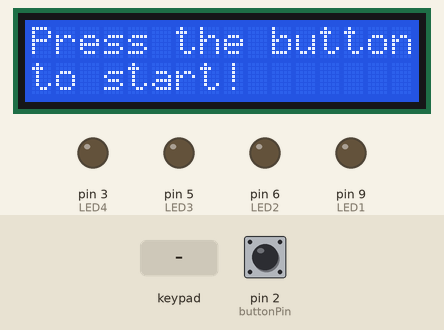
Recording of a sketch running on a simulated Arduino Uno, built with avr-gcc and run on an emulated ATmega328P. Parts: 16×2 character LCD, output pins drawn as LEDs (lit = HIGH). Inputs (shaded band) come from the test bench; at power-on: pin 2 (buttonPin) HIGH. Random numbers use the default seed unless the sketch sets one; what the sketch prints to the serial monitor is not drawn.

Above: at 7.3 s.
7.4 s: pin 2 (buttonPin) pulled LOW for 0.15 s
At 7.7 s:
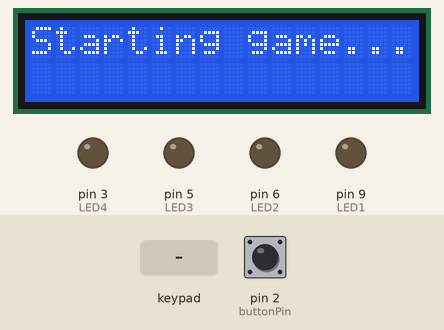
8.1 s: key '#' pressed
At 8.8 s:
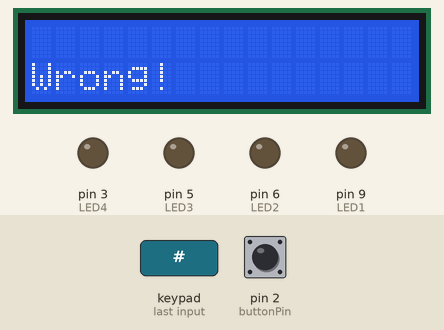
11.1 s: key 'A' pressed
At 11.38 s:
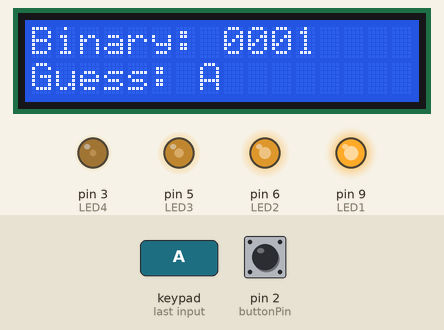
13.2 s: keypad keys 1 0 1 1 1 2 1 3 * pressed 0.4 s apart
At 15.8 s:
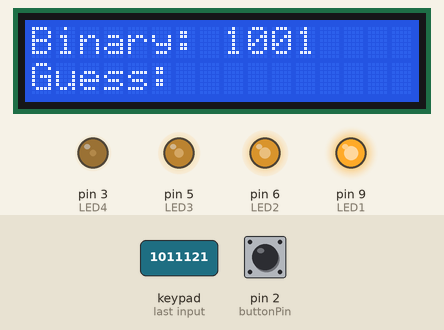
18.6 s: keypad keys 1 0 1 1 1 2 1 3 D pressed 0.4 s apart
At 19.8 s:
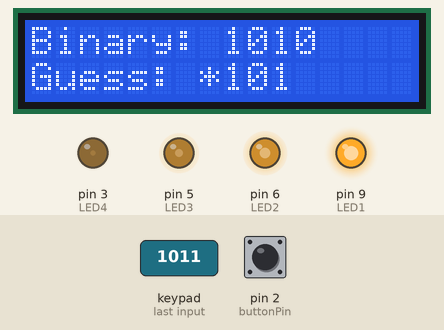
23.8 s: key 'B' pressed
At 24.08 s:
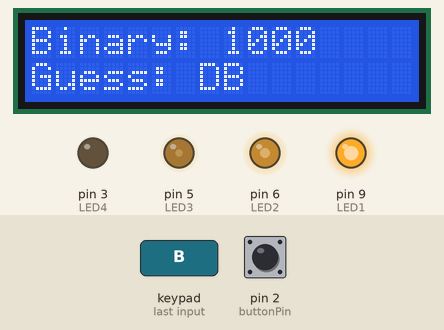
Timing chart, 0 to 40.2 s (numbered marks = the images above; inputs shaded):
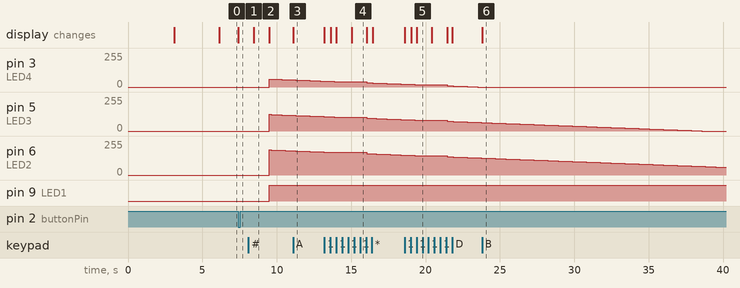

The sketch:

microsminiproject2.ino
```cpp
//include relevant libraries
#include <Wire.h>
#include <LiquidCrystal_I2C.h>
#include <Keypad.h>
#include <TimerOne.h>

//define number of rows and columns of keypad
const byte ROWS = 4;
const byte COLS = 4;

//define keypad key allocation
char keys[ROWS][COLS] = {
  {'1', '2', '3', 'A'},
  {'4', '5', '6', 'B'},
  {'7', '8', '9', 'C'},
  {'*', '0', '#', 'D'}
};

//define pins of rows and columns
byte rowPins[ROWS] = {A0, A1, A2, A3};
byte colPins[COLS] = {10, 11, 12, 13};

//instance of the keypad class
Keypad keypad = Keypad(makeKeymap(keys), rowPins, colPins, ROWS, COLS);

//leds connected to pwm pins
const int LED1 = 9;  //red led
const int LED2 = 6;  //yellow led
const int LED3 = 5;  //green led
const int LED4 = 3;  //blue led

//define lcd size and address according to i2c protocol
LiquidCrystal_I2C lcd(0x27, 16, 2);

//game variables and array for storing the guess and answer
const byte numBits = 4;
byte answer;
char guess[numBits + 1];
byte guessIndex = 0;

//score and accuracy variables
int score = 0;
int totalGuesses = 0;
int totalCorrectGuesses = 0;
int totalIncorrectGuesses = 0;

//time variables for game start, 60 s duration, and current timestamp
unsigned long gameStartTime = 0;
const unsigned long gameDuration = 60000;
unsigned long currentNumberStartTime = 0;

//result display duration variables
const unsigned long resultDisplayDuration = 1000;
unsigned long resultDisplayStartTime = 0;

//button pin definition, interrupt variable and debounce constant
const byte buttonPin = 2;
volatile bool buttonPressed = false;
const unsigned long debounceDelay = 50;

//function call when the button pin triggers on the falling edge interrupt
void buttonInterrupt() {
  //variables for storing debounce and current time
  static unsigned long lastDebounceTime = 0;
  unsigned long currentTime = millis();

  //time difference > debounce = button pressed
  if (currentTime - lastDebounceTime >= debounceDelay) {
    buttonPressed = true;
    lastDebounceTime = currentTime;
  }
}

//enum representing timer states
//finite state machine logic
enum TimerMode {
  TIMER_DISABLED,
  TIMER_RUNNING
};

//instance of enum set to disabled state and brightness variable
TimerMode timerMode = TIMER_DISABLED;
int brightness1 = 255;

//enum representing game state
//finite state machine logic
enum GameState {
  WAIT_FOR_START,
  WAIT_FOR_INPUT,
  DISPLAY_NUMBER,
  DISPLAY_RESULT,
  GAME_OVER
};

//instance of enum set the wait for start
GameState gameState = WAIT_FOR_START;

//set up function
void setup() {
  //serial communication started at baud rate of 9600
  Serial.begin(9600);

  //lcd initialised
  lcd.begin();

  //button pin initialised with an internal pull up resistor
  pinMode(buttonPin, INPUT_PULLUP);

  //interrupt attached to button pin
  //buttonInterrupt function specified as isr to be called when button is triggered on falling edge
  attachInterrupt(digitalPinToInterrupt(buttonPin), buttonInterrupt, FALLING);

  //set up leds as outputs
  pinMode(LED1, OUTPUT);
  pinMode(LED2, OUTPUT);
  pinMode(LED3, OUTPUT);
  pinMode(LED4, OUTPUT);

  //welcome message displayed on lcd
  lcd.setCursor(0, 0);
  lcd.print("Welcome to...");
  delay(3000);
  lcd.clear();
  lcd.setCursor(0, 0);
  lcd.print("Binary Guessing");
  lcd.setCursor(0, 1);
  lcd.print("Game! :)");
  delay(3000);
  lcd.clear();
  lcd.print("Press the button");
  lcd.setCursor(0, 1);
  lcd.print("to start!");

  //disable interrupts
  noInterrupts();

  //configure timer 1
  TCCR1A = 0;                             //clear timer1 control registers
  TCCR1B = 0;
  TCNT1 = 0;                              //set timer1 counter value to 0
  OCR1A = 15999;                          //set the compare match value (16 MHz / 1000 Hz - 1)
  TCCR1B |= (1 << WGM12);                 //configure timer1 for ctc mode
  TCCR1B |= (1 << CS11) | (1 << CS10);    //set prescaler to 64
  TIMSK1 |= (1 << OCIE1A);                //enable timer1 compare match interrupt

  interrupts(); //enable interrupts
}

//loop function
void loop() {
  //switch statement to handle different game states
  switch (gameState) {

    //game state 1
    case WAIT_FOR_START:

      //wait for button to be pressed
      if (buttonPressed) {
        buttonPressed = false;

        //if button is pressed, set up lcd to begin the game
        if (gameState == WAIT_FOR_START || gameState == GAME_OVER) {
          resetGame();
          lcd.clear();
          lcd.setCursor(0, 0);
          lcd.print("Starting game...");
          delay(1000);

          //generate random numbers
          generateRandomNumber();

          //start timer
          gameStartTime = millis();

          //enable timer1
          timerMode = TIMER_RUNNING;

          //transition to next state
          gameState = WAIT_FOR_INPUT;
        }
      }
      break;

    //game state 2
    case WAIT_FOR_INPUT:

      //if timer stops, the game is over
      if (timerMode == TIMER_DISABLED) {

        //display times up message
        lcd.clear();
        lcd.setCursor(0, 0);
        lcd.print("Time's up!");
        delay(1000);
        lcd.clear();

        //display the score
        lcd.setCursor(0, 0);
        lcd.print("Score: ");
        lcd.print(score);

        //display the accuracy
        lcd.setCursor(0, 1);
        lcd.print("Accuracy: ");
        lcd.print(calculateAccuracy());
        delay(6000);

        //display end message
        lcd.clear();
        lcd.setCursor(0, 0);
        lcd.print("Press the button");
        lcd.setCursor(0, 1);
        lcd.print("to play again!");

        //transition to game over state
        gameState = GAME_OVER;

        //if the game if not yet over
      } else if (guessIndex >= numBits) {
        //player has entered a guess, display the result
        resultDisplayStartTime = millis();

        //transition to next state
        gameState = DISPLAY_RESULT;
      } else {

        //check if the button is pressed
        if (buttonPressed) {
          buttonPressed = false;

          //turn on all leds
          analogWrite(LED1, 255);
          analogWrite(LED2, 255);
          analogWrite(LED3, 255);
          analogWrite(LED4, 255);
        }

        //elasped game time calculation
        unsigned long elapsedTime = millis() - gameStartTime;

        //elapsed time scaled to brightness level of leds
        int brightness = map(elapsedTime, 0, gameDuration, 255, 0);

        //decrease the brightness of the leds if the game is still on
        //compare brightness variable to the threshold value
        //if the brightness is more than the threshold value
        //pass to analogWrite(), else set to 0
        if (brightness > 0) {
          analogWrite(LED1, brightness1);
        } else {
          analogWrite(LED1, 0);
        }

        if (brightness > 63) {
          analogWrite(LED2, brightness - 63);
        } else {
          analogWrite(LED2, 0);
        }

        if (brightness > 127) {
          analogWrite(LED3, brightness - 127);
        } else {
          analogWrite(LED3, 0);
        }

        if (brightness > 191) {
          analogWrite(LED4, brightness - 191);
        } else {
          analogWrite(LED4, 0);
        }
      }
      break;

    //game state 3
    case DISPLAY_NUMBER:

      //random number generated as long as the game is ongoing
      if (millis() - currentNumberStartTime >= resultDisplayDuration) {
        generateRandomNumber();

        //transition to next state
        gameState = WAIT_FOR_INPUT;
      }
      break;

    case DISPLAY_RESULT:

      //random number is generated as long as the game is ongoing
      if (millis() - resultDisplayStartTime >= resultDisplayDuration) {
        generateRandomNumber();

        //transition to next state
        gameState = DISPLAY_NUMBER;
      }
      break;

    //game state 5
    case GAME_OVER:

      //if the button has been pressed, return to starting state
      if (buttonPressed) {
        buttonPressed = false;

        //transition to next state
        gameState = WAIT_FOR_START;
      }
      break;
  }

  //keypad logic controls
  //function call from keypad library to check which key was pressed
  char key = keypad.getKey();

  //if the '#' key is pressed, check the guess
  if (key != NO_KEY && gameState == WAIT_FOR_INPUT) {
    if (key == '#') {
      checkGuess();
    } else {
      if (guessIndex < numBits) {

        //print guess to lcd and store guess
        lcd.setCursor(guessIndex + 7, 1);
        lcd.print(key);
        guess[guessIndex] = key;
        guessIndex++;
      }
    }
  }
}

//interrupt service routine
//executed when timer1 compare match interrupt occurs
ISR(TIMER1_COMPA_vect) {

  //if the timer is in the running state
  if (timerMode == TIMER_RUNNING) {

    //current time calculated using millis()
    unsigned long currentTime = millis();

    //brightness variable
    int brightness1 = 255;

    //time difference between current time and start time = 60 s
    if (currentTime - gameStartTime >= gameDuration) {

      //disable timer1
      timerMode = TIMER_DISABLED;
    }
  }
}

//function to generate a random 4 bit binary number
void generateRandomNumber() {

  //prepare lcd
  lcd.clear();
  lcd.setCursor(0, 0);
  lcd.print("Binary: ");

  //generate and display number
  answer = random(0, 16);
  printBinary(answer);

  //print next statement
  lcd.setCursor(0, 1);
  lcd.print("Guess: ");

  //update guess array and current time
  guessIndex = 0;
  currentNumberStartTime = millis();
}

//function to convert decimal to binary to display on lcd
void printBinary(byte decimalNumber) {
  for (byte i = 0; i < numBits; i++) {
    byte bit = (decimalNumber >> (numBits - 1 - i)) & 1;
    lcd.print(bit);
  }
}

//function to verify player's guesses
void checkGuess() {

  //clear space on lcd
  lcd.setCursor(0, 1);
  lcd.print("            ");
  guess[guessIndex] = '\0';

  //convert guess string to decimal
  byte decimalGuess = atoi(guess);

  //if the guess is a valid answer, check if it is right or wrong
  if (decimalGuess == answer) {

    //correct
    Serial.println("Correct!");
    lcd.clear();
    lcd.setCursor(0, 1);
    lcd.print("Correct!");
    delay(resultDisplayDuration);

    //increment score and accuracy variables
    score += 2;
    totalGuesses++;
    totalCorrectGuesses++;
  } else {

    //wrong
    Serial.println("Wrong!");
    lcd.clear();
    lcd.setCursor(0, 1);
    lcd.print("Wrong!");
    delay(resultDisplayDuration);

    //increment score and accuracy variables
    if (score > 0) {
      score -= 1;
    }
    totalGuesses++;
    totalIncorrectGuesses++;
  }

  //transition to display number state
  gameState = DISPLAY_NUMBER;
}

//function to calculate player accuracy
//takes correct guesses divided by total guesses and converts to %
float calculateAccuracy() {
  if (totalGuesses > 0) {
    return ((float) totalCorrectGuesses / totalGuesses) * 100;
  } else {
    return 0.0;
  }
}

//function to reset game
//resets score, game and timer variables and leds
void resetGame() {
  score = 0;
  totalGuesses = 0;
  totalCorrectGuesses = 0;
  totalIncorrectGuesses = 0;
  guessIndex = 0;
  buttonPressed = false;
  gameState = WAIT_FOR_START;
  timerMode = TIMER_DISABLED;
  digitalWrite(LED1, LOW);
  digitalWrite(LED2, LOW);
  digitalWrite(LED3, LOW);
  digitalWrite(LED4, LOW);
}
```

Measured:
- after the input at 7.4 s, the display: changes at once (image 1)
- after the input at 11.1 s, the display: changes at once (image 3)
- after the input at 13.2 s, the display: first changes at once (image 4 shows a later state)
- after the input at 18.6 s, the display: first changes at once (image 5 shows a later state)
- after the input at 23.8 s, the display: changes at once (image 6)
- what the display in image 2 shows lasts 1.0 s, from 8.5 s to 9.5 s
